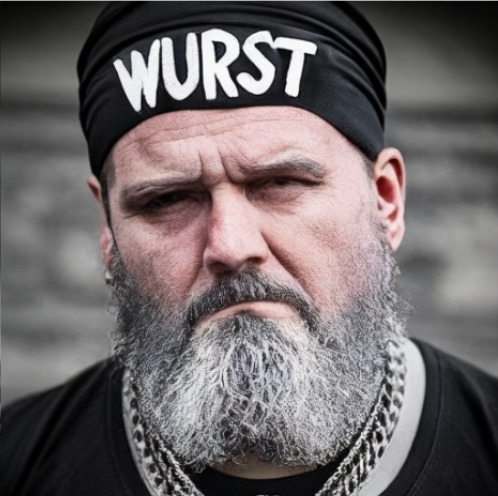
#> input picture aesthetic_prediction/test.jpg, 498 x 496 px
$ python -i transforms.py   (imports and definitions only)
#> lines starting #> are read from the running program, lines starting #| are printed output that depends on the picture
try:
    import accimage
except ImportError:
    accimage = None

import collections
import numbers
import numpy as np
from PIL import Image, ImageEnhance
import scipy.ndimage.interpolation as itpl
import types


def _is_numpy_image(img):
    return isinstance(img, np.ndarray) and (img.ndim in {2, 3})


# [144 lines left out: functions _is_pil_image, adjust_brightness, adjust_contrast, adjust_saturation, adjust_hue, adjust_gamma, not called in this run]


class Compose(object):
    """Composes several transforms together.

    Args:
        transforms (list of ``Transform`` objects): list of transforms to compose.

    Example:
        >>> transforms.Compose([
        >>>     transforms.CenterCrop(10),
        >>>     transforms.ToTensor(),
        >>> ])
    """

    def __init__(self, transforms):
        self.transforms = transforms

    def __call__(self, img):
        for t in self.transforms:
            img = t(img)
        return img


class NormalizeNumpyArray(object):
    """Normalize a ``numpy.ndarray`` with mean and standard deviation.
    Given mean: ``(M1,...,Mn)`` and std: ``(M1,..,Mn)`` for ``n`` channels, this transform
    will normalize each channel of the input ``numpy.ndarray`` i.e.
    ``input[channel] = (input[channel] - mean[channel]) / std[channel]``

    Args:
        mean (sequence): Sequence of means for each channel.
        std (sequence): Sequence of standard deviations for each channel.
    """

    def __init__(self, mean, std):
        self.mean = mean
        self.std = std

    # [14 lines left out: function __call__, not called in this run]


class Rotate(object):
    """Rotates the given ``numpy.ndarray``.

    Args:
        angle (float): The rotation angle in degrees.
    """

    def __init__(self, angle):
        self.angle = angle

    # [11 lines left out: function __call__, not called in this run]


class Resize(object):
    """Resize the the given ``numpy.ndarray`` to the given size.
    Args:
        size (sequence or int): Desired output size. If size is a sequence like
            (h, w), output size will be matched to this. If size is an int,
            smaller edge of the image will be matched to this number.
            i.e, if height > width, then image will be rescaled to
            (size * height / width, size)
        interpolation (int, optional): Desired interpolation. Default is
            ``PIL.Image.BILINEAR``
    """

    # [24 lines left out: functions __init__, __call__, not called in this run]


class CenterCrop(object):
    """Crops the given ``numpy.ndarray`` at the center.

    Args:
        size (sequence or int): Desired output size of the crop. If size is an
            int instead of sequence like (h, w), a square crop (size, size) is
            made.
    """

    # [55 lines left out: functions __init__, get_params, __call__, not called in this run]


class BottomCrop(object):
    """Crops the given ``numpy.ndarray`` at the bottom.

    Args:
        size (sequence or int): Desired output size of the crop. If size is an
            int instead of sequence like (h, w), a square crop (size, size) is
            made.
    """

    # [55 lines left out: functions __init__, get_params, __call__, not called in this run]


class Lambda(object):
    """Apply a user-defined lambda as a transform.

    Args:
        lambd (function): Lambda/function to be used for transform.
    """

    def __init__(self, lambd):
        assert isinstance(lambd, types.LambdaType)
        self.lambd = lambd

    def __call__(self, img):
        return self.lambd(img)


class HorizontalFlip(object):
    """Horizontally flip the given ``numpy.ndarray``.

    Args:
        do_flip (boolean): whether or not do horizontal flip.

    """

    def __init__(self, do_flip):
        self.do_flip = do_flip

    # [15 lines left out: function __call__, not called in this run]


class ColorJitter(object):
    """Randomly change the brightness, contrast and saturation of an image.

    Args:
        brightness (float): How much to jitter brightness. brightness_factor
            is chosen uniformly from [max(0, 1 - brightness), 1 + brightness].
        contrast (float): How much to jitter contrast. contrast_factor
            is chosen uniformly from [max(0, 1 - contrast), 1 + contrast].
        saturation (float): How much to jitter saturation. saturation_factor
            is chosen uniformly from [max(0, 1 - saturation), 1 + saturation].
        hue(float): How much to jitter hue. hue_factor is chosen uniformly from
            [-hue, hue]. Should be >=0 and <= 0.5.
    """

    def __init__(self, brightness=0, contrast=0, saturation=0, hue=0):
        self.brightness = brightness
        self.contrast = contrast
        self.saturation = saturation
        self.hue = hue

    @staticmethod
    def get_params(brightness, contrast, saturation, hue):
        """Get a randomized transform to be applied on image.

        Arguments are same as that of __init__.

        Returns:
            Transform which randomly adjusts brightness, contrast and
            saturation in a random order.
        """
        transforms = []
        if brightness > 0:
            brightness_factor = np.random.uniform(
                max(0, 1 - brightness), 1 + brightness
            )
            transforms.append(
                Lambda(lambda img: adjust_brightness(img, brightness_factor))
            )

        if contrast > 0:
            contrast_factor = np.random.uniform(max(0, 1 - contrast), 1 + contrast)
            transforms.append(Lambda(lambda img: adjust_contrast(img, contrast_factor)))

        if saturation > 0:
            saturation_factor = np.random.uniform(
                max(0, 1 - saturation), 1 + saturation
            )
            transforms.append(
                Lambda(lambda img: adjust_saturation(img, saturation_factor))
            )

        if hue > 0:
            hue_factor = np.random.uniform(-hue, hue)
            transforms.append(Lambda(lambda img: adjust_hue(img, hue_factor)))

        np.random.shuffle(transforms)
        transform = Compose(transforms)

        return transform

    def __call__(self, img):
        """
        Args:
            img (numpy.ndarray (C x H x W)): Input image.

        Returns:
            img (numpy.ndarray (C x H x W)): Color jittered image.
        """
        if not (_is_numpy_image(img)):
            raise TypeError(f"img should be ndarray. Got {type(img)}.")

        pil = Image.fromarray(img)
        transform = self.get_params(
            self.brightness, self.contrast, self.saturation, self.hue
        )
        return np.array(transform(pil))


class Crop(object):
    """Crops the given PIL Image to a rectangular region based on a given
    4-tuple defining the left, upper pixel coordinated, hight and width size.

    Args:
        a tuple: (upper pixel coordinate, left pixel coordinate, hight, width)-tuple
    """

    # [37 lines left out: functions __init__, __call__, __repr__, not called in this run]

>>> import cv2
>>> picture = cv2.imread('../../../aesthetic_prediction/test.jpg', cv2.IMREAD_GRAYSCALE)
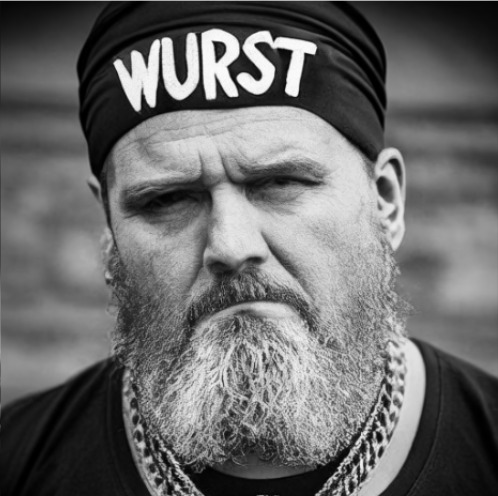
#> picture: shape (496, 498); min 0, max 254, mean 105.5
>>> result = ColorJitter()(picture)
